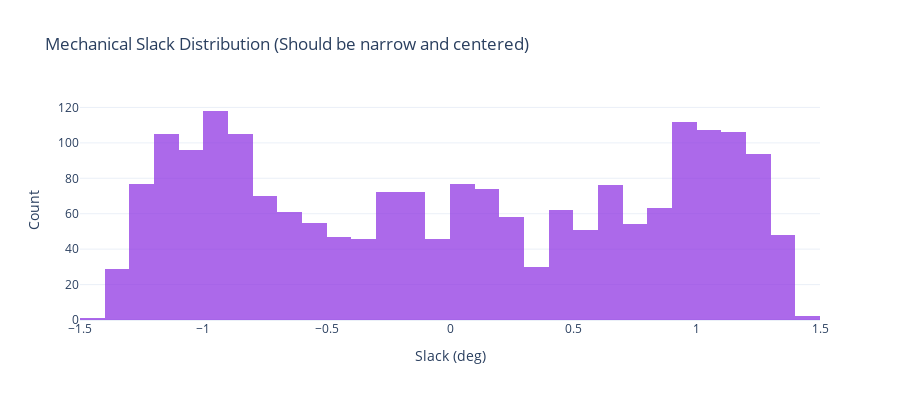

Notebook cell for this chart:
### Markdown cell above
## Error Distribution

### Code cell
# Histogram of mechanical slack
fig3 = go.Figure()

fig3.add_trace(go.Histogram(
    x=df['mech_slack'], nbinsx=50,
    marker_color='rgb(138, 43, 226)',
    opacity=0.7
))

fig3.update_layout(
    title='Mechanical Slack Distribution (Should be narrow and centered)',
    xaxis_title='Slack (deg)',
    yaxis_title='Count',
    height=400,
    template='plotly_white'
)

fig3.show()

### Figure 1 — Plotly figure (JSON) as saved in the notebook; plotly's stock layout.template omitted (floating-point values rounded to 4 significant figures; data arrays with more than 128 entries replaced by an {"elided": "..."} marker saying what was removed)
{"data": [{"marker": {"color": "rgb(138, 43, 226)"}, "nbinsx": 50, "opacity": 0.7, "type": "histogram", "x": {"elided": "2014 float values"}}], "layout": {"height": 400, "title": {"text": "Mechanical Slack Distribution (Should be narrow and centered)"}, "xaxis": {"title": {"text": "Slack (deg)"}}, "yaxis": {"title": {"text": "Count"}}}}
